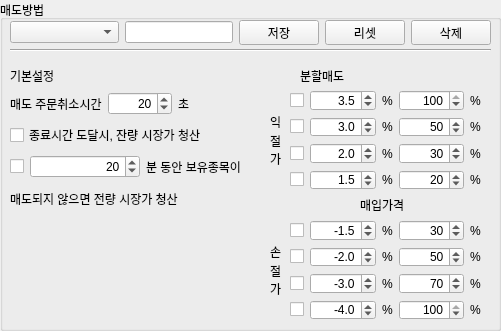
   <widget class="QGroupBox" name="groupBox_3">
    <property name="geometry">
     <rect>
      <x>10</x>
      <y>650</y>
      <width>501</width>
      <height>331</height>
     </rect>
    </property>
    <property name="title">
     <string>매도방법</string>
    </property>
    <widget class="QLabel" name="label_46">
     <property name="geometry">
      <rect>
       <x>10</x>
       <y>70</y>
       <width>56</width>
       <height>12</height>
      </rect>
     </property>
     <property name="text">
      <string>기본설정</string>
     </property>
    </widget>
    <widget class="QLabel" name="label_57">
     <property name="geometry">
      <rect>
       <x>360</x>
       <y>194</y>
       <width>51</width>
       <height>21</height>
      </rect>
     </property>
     <property name="text">
      <string>매입가격</string>
     </property>
    </widget>
    <widget class="Line" name="line_5">
     <property name="geometry">
      <rect>
       <x>10</x>
       <y>42</y>
       <width>481</width>
       <height>16</height>
      </rect>
     </property>
     <property name="orientation">
      <enum>Qt::Horizontal</enum>
     </property>
    </widget>
    <widget class="QLabel" name="label_61">
     <property name="geometry">
      <rect>
       <x>300</x>
       <y>70</y>
       <width>56</width>
       <height>12</height>
      </rect>
     </property>
     <property name="text">
      <string>분할매도</string>
     </property>
    </widget>
    <widget class="QWidget" name="layoutWidget_12">
     <property name="geometry">
      <rect>
       <x>270</x>
       <y>245</y>
       <width>14</width>
       <height>50</height>
      </rect>
     </property>
     <layout class="QVBoxLayout" name="verticalLayout_4">
      <item>
       <widget class="QLabel" name="label_56">
        <property name="text">
         <string>손</string>
        </property>
        <property name="textFormat">
         <enum>Qt::PlainText</enum>
        </property>
        <property name="wordWrap">
         <bool>false</bool>
        </property>
       </widget>
      </item>
      <item>
       <widget class="QLabel" name="label_67">
        <property name="text">
         <string>절</string>
        </property>
        <property name="textFormat">
         <enum>Qt::PlainText</enum>
        </property>
        <property name="wordWrap">
         <bool>false</bool>
        </property>
       </widget>
      </item>
      <item>
       <widget class="QLabel" name="label_68">
        <property name="text">
         <string>가</string>
        </property>
        <property name="textFormat">
         <enum>Qt::PlainText</enum>
        </property>
        <property name="wordWrap">
         <bool>false</bool>
        </property>
       </widget>
      </item>
     </layout>
    </widget>
    <widget class="QWidget" name="layoutWidget">
     <property name="geometry">
      <rect>
       <x>290</x>
       <y>90</y>
       <width>191</width>
       <height>100</height>
      </rect>
     </property>
     <layout class="QGridLayout" name="gridLayout" columnstretch="0,2,0,2,0">
      <item row="0" column="1">
       <widget class="QDoubleSpinBox" name="dspb_profit_sell_rate_04">
        <property name="alignment">
         <set>Qt::AlignRight|Qt::AlignTrailing|Qt::AlignVCenter</set>
        </property>
        <property name="decimals">
         <number>1</number>
        </property>
        <property name="maximum">
         <double>20.000000000000000</double>
        </property>
        <property name="singleStep">
         <double>0.500000000000000</double>
        </property>
        <property name="value">
         <double>3.500000000000000</double>
        </property>
       </widget>
      </item>
      <item row="0" column="2">
       <widget class="QLabel" name="label_33">
        <property name="text">
         <string>%</string>
        </property>
       </widget>
      </item>
      <item row="0" column="3">
       <widget class="QSpinBox" name="spb_profit_sell_volume_04">
        <property name="alignment">
         <set>Qt::AlignRight|Qt::AlignTrailing|Qt::AlignVCenter</set>
        </property>
        <property name="maximum">
         <number>100</number>
        </property>
        <property name="singleStep">
         <number>10</number>
        </property>
        <property name="value">
         <number>100</number>
        </property>
       </widget>
      </item>
      <item row="0" column="4">
       <widget class="QLabel" name="label_38">
        <property name="text">
         <string>%</string>
        </property>
       </widget>
      </item>
      <item row="1" column="0">
       <widget class="QCheckBox" name="chb_profit_sell_03">
        <property name="text">
         <string/>
        </property>
       </widget>
      </item>
      <item row="1" column="1">
       <widget class="QDoubleSpinBox" name="dspb_profit_sell_rate_03">
        <property name="alignment">
         <set>Qt::AlignRight|Qt::AlignTrailing|Qt::AlignVCenter</set>
        </property>
        <property name="decimals">
         <number>1</number>
        </property>
        <property name="maximum">
         <double>20.000000000000000</double>
        </property>
        <property name="singleStep">
         <double>0.500000000000000</double>
        </property>
        <property name="value">
         <double>3.000000000000000</double>
        </property>
       </widget>
      </item>
      <item row="1" column="2">
       <widget class="QLabel" name="label_34">
        <property name="text">
         <string>%</string>
        </property>
       </widget>
      </item>
      <item row="1" column="3">
       <widget class="QSpinBox" name="spb_profit_sell_volume_03">
        <property name="alignment">
         <set>Qt::AlignRight|Qt::AlignTrailing|Qt::AlignVCenter</set>
        </property>
        <property name="maximum">
         <number>100</number>
        </property>
        <property name="singleStep">
         <number>10</number>
        </property>
        <property name="value">
         <number>50</number>
        </property>
       </widget>
      </item>
      <item row="1" column="4">
       <widget class="QLabel" name="label_40">
        <property name="text">
         <string>%</string>
        </property>
       </widget>
      </item>
      <item row="2" column="0">
       <widget class="QCheckBox" name="chb_profit_sell_02">
        <property name="text">
         <string/>
        </property>
       </widget>
      </item>
      <item row="2" column="1">
       <widget class="QDoubleSpinBox" name="dspb_profit_sell_rate_02">
        <property name="alignment">
         <set>Qt::AlignRight|Qt::AlignTrailing|Qt::AlignVCenter</set>
        </property>
        <property name="decimals">
         <number>1</number>
        </property>
        <property name="maximum">
         <double>20.000000000000000</double>
        </property>
        <property name="singleStep">
         <double>0.500000000000000</double>
        </property>
        <property name="value">
         <double>2.000000000000000</double>
        </property>
       </widget>
      </item>
      <item row="2" column="2">
       <widget class="QLabel" name="label_35">
        <property name="text">
         <string>%</string>
        </property>
       </widget>
      </item>
      <item row="2" column="3">
       <widget class="QSpinBox" name="spb_profit_sell_volume_02">
        <property name="alignment">
         <set>Qt::AlignRight|Qt::AlignTrailing|Qt::AlignVCenter</set>
        </property>
        <property name="maximum">
         <number>100</number>
        </property>
        <property name="singleStep">
         <number>10</number>
        </property>
        <property name="value">
         <number>30</number>
        </property>
       </widget>
      </item>
      <item row="2" column="4">
       <widget class="QLabel" name="label_39">
        <property name="text">
         <string>%</string>
        </property>
       </widget>
      </item>
      <item row="3" column="0">
       <widget class="QCheckBox" name="chb_profit_sell_01">
        <property name="text">
         <string/>
        </property>
       </widget>
      </item>
      <item row="3" column="1">
       <widget class="QDoubleSpinBox" name="dspb_profit_sell_rate_01">
        <property name="alignment">
         <set>Qt::AlignRight|Qt::AlignTrailing|Qt::AlignVCenter</set>
        </property>
        <property name="decimals">
         <number>1</number>
        </property>
        <property name="maximum">
         <double>20.000000000000000</double>
        </property>
        <property name="singleStep">
         <double>0.500000000000000</double>
        </property>
        <property name="value">
         <double>1.500000000000000</double>
        </property>
       </widget>
      </item>
      <item row="3" column="2">
       <widget class="QLabel" name="label_36">
        <property name="text">
         <string>%</string>
        </property>
       </widget>
      </item>
      <item row="3" column="3">
       <widget class="QSpinBox" name="spb_profit_sell_volume_01">
        <property name="alignment">
         <set>Qt::AlignRight|Qt::AlignTrailing|Qt::AlignVCenter</set>
        </property>
        <property name="maximum">
         <number>100</number>
        </property>
        <property name="singleStep">
         <number>10</number>
        </property>
        <property name="value">
         <number>20</number>
        </property>
       </widget>
      </item>
      <item row="3" column="4">
       <widget class="QLabel" name="label_37">
        <property name="text">
         <string>%</string>
        </property>
       </widget>
      </item>
      <item row="0" column="0">
       <widget class="QCheckBox" name="chb_profit_sell_04">
        <property name="text">
         <string/>
        </property>
       </widget>
      </item>
     </layout>
    </widget>
    <widget class="QWidget" name="layoutWidget">
     <property name="geometry">
      <rect>
       <x>290</x>
       <y>220</y>
       <width>191</width>
       <height>100</height>
      </rect>
     </property>
     <layout class="QGridLayout" name="gridLayout_2" columnstretch="0,2,0,2,0">
      <item row="0" column="0">
       <widget class="QCheckBox" name="chb_losscut_sell_01">
        <property name="text">
         <string/>
        </property>
       </widget>
      </item>
      <item row="0" column="1">
       <widget class="QDoubleSpinBox" name="dspb_losscut_sell_rate_01">
        <property name="alignment">
         <set>Qt::AlignRight|Qt::AlignTrailing|Qt::AlignVCenter</set>
        </property>
        <property name="decimals">
         <number>1</number>
        </property>
        <property name="minimum">
         <double>-20.000000000000000</double>
        </property>
        <property name="maximum">
         <double>0.000000000000000</double>
        </property>
        <property name="singleStep">
         <double>0.500000000000000</double>
        </property>
        <property name="value">
         <double>-1.500000000000000</double>
        </property>
       </widget>
      </item>
      <item row="0" column="2">
       <widget class="QLabel" name="label_42">
        <property name="text">
         <string>%</string>
        </property>
       </widget>
      </item>
      <item row="0" column="3">
       <widget class="QSpinBox" name="spb_losscut_sell_volume_01">
        <property name="alignment">
         <set>Qt::AlignRight|Qt::AlignTrailing|Qt::AlignVCenter</set>
        </property>
        <property name="maximum">
         <number>100</number>
        </property>
        <property name="singleStep">
         <number>10</number>
        </property>
        <property name="value">
         <number>30</number>
        </property>
       </widget>
      </item>
      <item row="0" column="4">
       <widget class="QLabel" name="label_41">
        <property name="text">
         <string>%</string>
        </property>
       </widget>
      </item>
      <item row="1" column="0">
       <widget class="QCheckBox" name="chb_losscut_sell_02">
        <property name="text">
         <string/>
        </property>
       </widget>
      </item>
      <item row="1" column="1">
       <widget class="QDoubleSpinBox" name="dspb_losscut_sell_rate_02">
        <property name="alignment">
         <set>Qt::AlignRight|Qt::AlignTrailing|Qt::AlignVCenter</set>
        </property>
        <property name="decimals">
         <number>1</number>
        </property>
        <property name="minimum">
         <double>-20.000000000000000</double>
        </property>
        <property name="maximum">
         <double>0.000000000000000</double>
        </property>
        <property name="singleStep">
         <double>0.500000000000000</double>
        </property>
        <property name="value">
         <double>-2.000000000000000</double>
        </property>
       </widget>
      </item>
      <item row="1" column="2">
       <widget class="QLabel" name="label_44">
        <property name="text">
         <string>%</string>
        </property>
       </widget>
      </item>
      <item row="1" column="3">
       <widget class="QSpinBox" name="spb_losscut_sell_volume_02">
        <property name="alignment">
         <set>Qt::AlignRight|Qt::AlignTrailing|Qt::AlignVCenter</set>
        </property>
        <property name="maximum">
         <number>100</number>
        </property>
        <property name="singleStep">
         <number>10</number>
        </property>
        <property name="value">
         <number>50</number>
        </property>
       </widget>
      </item>
      <item row="1" column="4">
       <widget class="QLabel" name="label_43">
        <property name="text">
         <string>%</string>
        </property>
       </widget>
      </item>
      <item row="2" column="0">
       <widget class="QCheckBox" name="chb_losscut_sell_03">
        <property name="text">
         <string/>
        </property>
       </widget>
      </item>
      <item row="2" column="1">
       <widget class="QDoubleSpinBox" name="dspb_losscut_sell_rate_03">
        <property name="alignment">
         <set>Qt::AlignRight|Qt::AlignTrailing|Qt::AlignVCenter</set>
        </property>
        <property name="decimals">
         <number>1</number>
        </property>
        <property name="minimum">
         <double>-20.000000000000000</double>
        </property>
        <property name="maximum">
         <double>0.000000000000000</double>
        </property>
        <property name="singleStep">
         <double>0.500000000000000</double>
        </property>
        <property name="value">
         <double>-3.000000000000000</double>
        </property>
       </widget>
      </item>
      <item row="2" column="2">
       <widget class="QLabel" name="label_49">
        <property name="text">
         <string>%</string>
        </property>
       </widget>
      </item>
      <item row="2" column="3">
       <widget class="QSpinBox" name="spb_losscut_sell_volume_03">
        <property name="alignment">
         <set>Qt::AlignRight|Qt::AlignTrailing|Qt::AlignVCenter</set>
        </property>
        <property name="maximum">
         <number>100</number>
        </property>
        <property name="singleStep">
         <number>10</number>
        </property>
        <property name="value">
         <number>70</number>
        </property>
       </widget>
      </item>
      <item row="2" column="4">
       <widget class="QLabel" name="label_48">
        <property name="text">
         <string>%</string>
        </property>
       </widget>
      </item>
      <item row="3" column="0">
       <widget class="QCheckBox" name="chb_losscut_sell_04">
        <property name="text">
         <string/>
        </property>
       </widget>
      </item>
      <item row="3" column="1">
       <widget class="QDoubleSpinBox" name="dspb_losscut_sell_rate_04">
        <property name="alignment">
         <set>Qt::AlignRight|Qt::AlignTrailing|Qt::AlignVCenter</set>
        </property>
        <property name="decimals">
         <number>1</number>
        </property>
        <property name="minimum">
         <double>-20.000000000000000</double>
        </property>
        <property name="maximum">
         <double>0.000000000000000</double>
        </property>
        <property name="singleStep">
         <double>0.500000000000000</double>
        </property>
        <property name="value">
         <double>-4.000000000000000</double>
        </property>
       </widget>
      </item>
      <item row="3" column="2">
       <widget class="QLabel" name="label_51">
        <property name="text">
         <string>%</string>
        </property>
       </widget>
      </item>
      <item row="3" column="3">
       <widget class="QSpinBox" name="spb_losscut_sell_volume_04">
        <property name="alignment">
         <set>Qt::AlignRight|Qt::AlignTrailing|Qt::AlignVCenter</set>
        </property>
        <property name="maximum">
         <number>100</number>
        </property>
        <property name="singleStep">
         <number>10</number>
        </property>
        <property name="value">
         <number>100</number>
        </property>
       </widget>
      </item>
      <item row="3" column="4">
       <widget class="QLabel" name="label_50">
        <property name="text">
         <string>%</string>
        </property>
       </widget>
      </item>
     </layout>
    </widget>
    <widget class="QWidget" name="layoutWidget">
     <property name="geometry">
      <rect>
       <x>10</x>
       <y>20</y>
       <width>481</width>
       <height>25</height>
      </rect>
     </property>
     <layout class="QHBoxLayout" name="horizontalLayout_19" stretch="10,10,0,0,0">
      <item>
       <widget class="QComboBox" name="cmb_sell_method_list"/>
      </item>
      <item>
       <widget class="QLineEdit" name="le_sell_method">
        <property name="enabled">
         <bool>true</bool>
        </property>
       </widget>
      </item>
      <item>
       <widget class="QPushButton" name="btn_sell_method_save">
        <property name="text">
         <string>저장</string>
        </property>
       </widget>
      </item>
      <item>
       <widget class="QPushButton" name="btn_sell_method_reset">
        <property name="text">
         <string>리셋</string>
        </property>
       </widget>
      </item>
      <item>
       <widget class="QPushButton" name="btn_sell_method_delete">
        <property name="text">
         <string>삭제</string>
        </property>
       </widget>
      </item>
     </layout>
    </widget>
    <widget class="QWidget" name="layoutWidget">
     <property name="geometry">
      <rect>
       <x>270</x>
       <y>115</y>
       <width>14</width>
       <height>50</height>
      </rect>
     </property>
     <layout class="QVBoxLayout" name="verticalLayout_3">
      <item>
       <widget class="QLabel" name="label_53">
        <property name="text">
         <string>익</string>
        </property>
        <property name="textFormat">
         <enum>Qt::PlainText</enum>
        </property>
        <property name="wordWrap">
         <bool>false</bool>
        </property>
       </widget>
      </item>
      <item>
       <widget class="QLabel" name="label_62">
        <property name="text">
         <string>절</string>
        </property>
        <property name="textFormat">
         <enum>Qt::PlainText</enum>
        </property>
        <property name="wordWrap">
         <bool>false</bool>
        </property>
       </widget>
      </item>
      <item>
       <widget class="QLabel" name="label_66">
        <property name="text">
         <string>가</string>
        </property>
        <property name="textFormat">
         <enum>Qt::PlainText</enum>
        </property>
        <property name="wordWrap">
         <bool>false</bool>
        </property>
       </widget>
      </item>
     </layout>
    </widget>
    <widget class="QWidget" name="layoutWidget">
     <property name="geometry">
      <rect>
       <x>10</x>
       <y>91</y>
       <width>231</width>
       <height>121</height>
      </rect>
     </property>
     <layout class="QVBoxLayout" name="verticalLayout_2">
      <item>
       <layout class="QHBoxLayout" name="horizontalLayout_20">
        <item>
         <widget class="QLabel" name="label_29">
          <property name="text">
           <string>매도 주문취소시간</string>
          </property>
         </widget>
        </item>
        <item>
         <widget class="QSpinBox" name="spb_sell_order_cancel_time">
          <property name="alignment">
           <set>Qt::AlignRight|Qt::AlignTrailing|Qt::AlignVCenter</set>
          </property>
          <property name="minimum">
           <number>10</number>
          </property>
          <property name="maximum">
           <number>180</number>
          </property>
          <property name="singleStep">
           <number>10</number>
          </property>
          <property name="value">
           <number>20</number>
          </property>
          <property name="displayIntegerBase">
           <number>10</number>
          </property>
         </widget>
        </item>
        <item>
         <widget class="QLabel" name="label_30">
          <property name="text">
           <string>초</string>
          </property>
         </widget>
        </item>
       </layout>
      </item>
      <item>
       <widget class="QCheckBox" name="chb_end_time_sell">
        <property name="text">
         <string>종료시간 도달시, 잔량 시장가 청산</string>
        </property>
       </widget>
      </item>
      <item>
       <layout class="QHBoxLayout" name="horizontalLayout_14" stretch="0,1,0">
        <item>
         <widget class="QCheckBox" name="chb_sell_max_time">
          <property name="text">
           <string/>
          </property>
         </widget>
        </item>
        <item>
         <widget class="QSpinBox" name="spb_sell_max_time">
          <property name="alignment">
           <set>Qt::AlignRight|Qt::AlignTrailing|Qt::AlignVCenter</set>
          </property>
          <property name="minimum">
           <number>1</number>
          </property>
          <property name="maximum">
           <number>60</number>
          </property>
          <property name="singleStep">
           <number>1</number>
          </property>
          <property name="value">
           <number>20</number>
          </property>
          <property name="displayIntegerBase">
           <number>10</number>
          </property>
         </widget>
        </item>
        <item>
         <widget class="QLabel" name="label_32">
          <property name="text">
           <string>분 동안 보유종목이</string>
          </property>
         </widget>
        </item>
       </layout>
      </item>
      <item>
       <widget class="QLabel" name="label_52">
        <property name="text">
         <string>매도되지 않으면 전량 시장가 청산</string>
        </property>
       </widget>
      </item>
     </layout>
    </widget>
    <zorder>layoutWidget</zorder>
    <zorder>layoutWidget</zorder>
    <zorder>layoutWidget</zorder>
    <zorder>layoutWidget</zorder>
    <zorder>layoutWidget</zorder>
    <zorder>label_46</zorder>
    <zorder>label_57</zorder>
    <zorder>line_5</zorder>
    <zorder>label_61</zorder>
    <zorder>layoutWidget_12</zorder>
   </widget>
